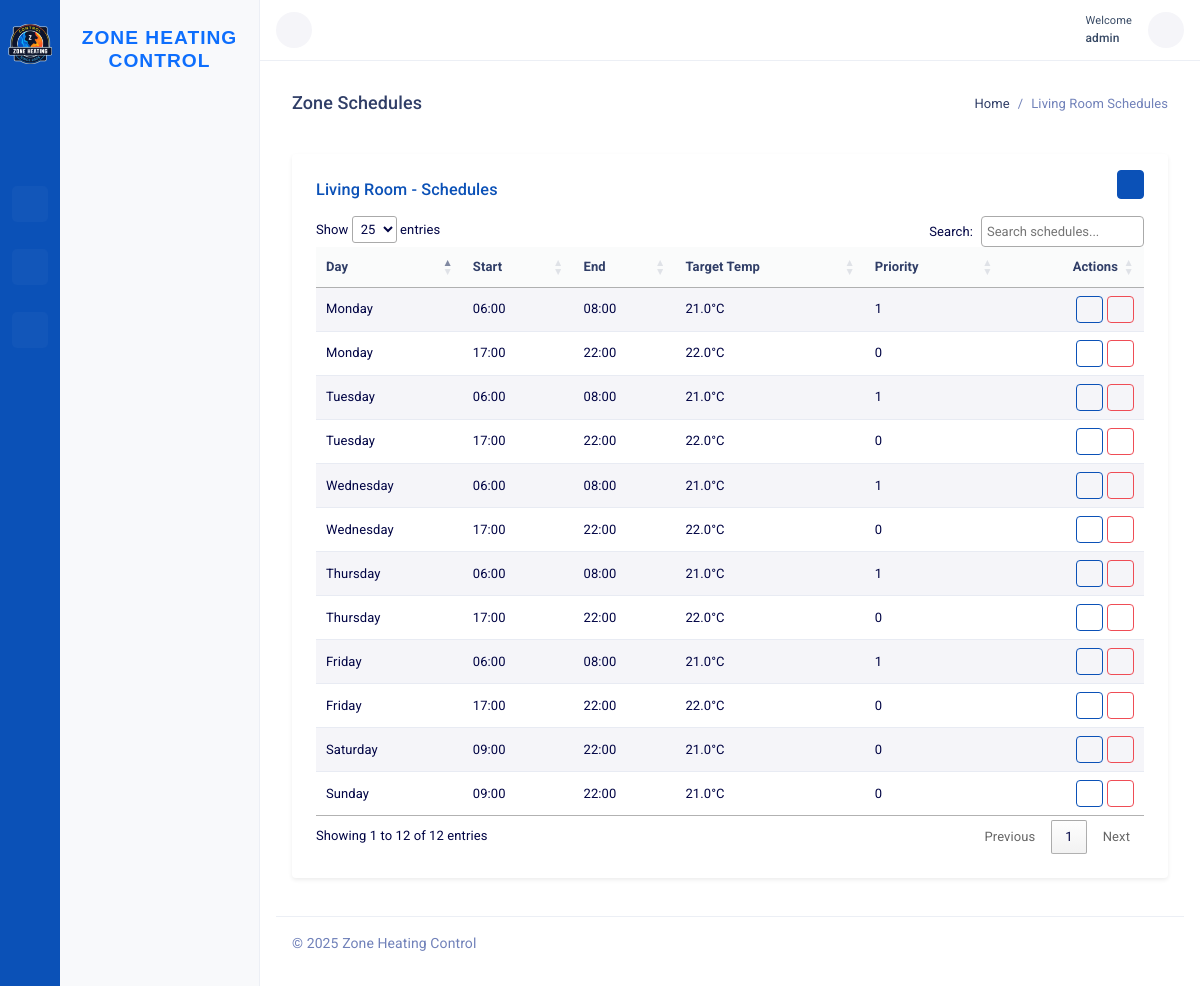
The app's page /zones/1/schedules/ (signed in) with its own data.
### controller/models.py (models this page shows, shortened)
class Zone(models.Model):
    name = models.CharField(max_length=100)
    pin = models.PositiveIntegerField(unique=True, null=True, blank=True)
    current_temperature = models.FloatField(default=20.0)

class Schedule(models.Model):
    zone = models.ForeignKey(Zone, on_delete=models.CASCADE)
    day_of_week = models.IntegerField(
        choices=[
            (0, "Monday"),
            (1, "Tuesday"),
            (2, "Wednesday"),
            (3, "Thursday"),
            (4, "Friday"),
            (5, "Saturday"),
            (6, "Sunday"),
        ]
    )
    start_time = models.TimeField()
    end_time = models.TimeField()
    target_temperature = models.FloatField()
    priority = models.PositiveIntegerField(default=0)
    class Meta:
        ordering = ["priority", "start_time"]
        unique_together = (
            "zone",
            "day_of_week",
            "start_time",
            "end_time",
        )

### controller/views.py (the view)
# urls.py: path('zones/<int:zone_id>/schedules/', ZoneScheduleListView.as_view(), name='zone_schedules'),
class ZoneScheduleListView(ListView):
    model = Schedule
    template_name = "controller/zone_schedules/zone_schedules_list.html"
    context_object_name = "schedules"
    def get_queryset(self):
        zone_id = self.kwargs['zone_id']
        return Schedule.objects.filter(zone_id=zone_id).order_by('day_of_week', 'start_time')
    def get_context_data(self, **kwargs):
        context = super().get_context_data(**kwargs)
        zone_id = self.kwargs['zone_id']
        zone = Zone.objects.get(id=zone_id)
        system_settings = SystemSettings.objects.first()
        context.update({
            "zone": zone,
            "eco_temperature": system_settings.eco_temperature if system_settings else 20,
            "form": ScheduleForm(),
            "page_title": "Zone Schedules",
            "breadcrumbs": [
                {"name": "Home", "url": "/", "active": False},
                {"name": f"{zone.name} Schedules", "url": None, "active": True},
            ]
        })
        return context

### core/context_processors.py (called while the page is built, shortened)
def sidebar_tabs(request):
    if not request.user.is_authenticated:
        return {"SIDEBAR_TABS": []}
    tabs = []
    resolver_match = getattr(request, "resolver_match", None)
    current_url_name = resolver_match.url_name if resolver_match else None
    for tab in SIDEBAR_TABS:
        tab_copy = tab.copy()
        tab_copy["is_active"] = False
        links_copy = []
        for link in tab_copy.get("links", []):
            link_copy = link.copy()
            link_copy["is_active"] = False
            if link.get("url_name") == current_url_name:
                link_copy["is_active"] = True
                tab_copy["is_active"] = True
            children_copy = []
            links_copy.append(link_copy)
        tab_copy["links"] = links_copy
        tabs.append(tab_copy)
    return {"SIDEBAR_TABS": tabs}

### controller/templates/controller/zone_schedules/zone_schedules_list.html (shortened to what this page needs)
{% extends 'controller/base_controller.html' %}
{% load static %}
{% block content_dashboard %}
<div class="container-fluid py-4">
    <div class="card shadow-sm border-0">
        <div
            class="card-header bg-transparent border-0 pt-3 pb-2 px-4 d-inline-flex justify-content-between align-items-center">
            <h5 class="fw-semibold mb-0 text-primary">
                {{ zone.name }} - Schedules
            </h5>
            <a href="{% url 'controller:schedule_create' %}?zone={{ zone.id }}"
                class="btn btn-primary btn-sm d-flex align-items-center p-2">
                <i class="ti ti-plus"></i>
            </a>
        </div>
        <div class="card-body pt-2 px-4 pb-4">
            <div class="table-responsive">
                <table class="table table-hover table-striped align-middle mb-0">
                    <thead class="table-light">
                        <tr>
                            <th>Day</th>
                            <th>Start</th>
                            <th>End</th>
                            <th>Target Temp</th>
                            <th>Priority</th>
                            <th class="text-end">Actions</th>
                        </tr>
                    </thead>
                    <tbody>
                        {% for sched in schedules %}
                        <tr>
                            <td data-order="{{ sched.day_of_week }}">{{ sched.get_day_of_week_display }}</td>
                            <td>{{ sched.start_time|time:"H:i" }}</td>
                            <td>{{ sched.end_time|time:"H:i" }}</td>
                            <td>{{ sched.target_temperature }}°C</td>
                            <td>{{ sched.priority }}</td>
                            <td class="text-end">
                                <div class="d-inline-flex align-items-center gap-1">
                                    <a href="{% url 'controller:schedule_update' sched.id %}?zone={{ zone.id }}"
                                        class="btn btn-sm btn-outline-primary">
                                        <i class="ti ti-edit"></i>
                                    </a>
                                    <button type="button" class="btn btn-sm btn-outline-danger" data-bs-toggle="modal"
                                        data-bs-target="#deleteModal" data-schedule-id="{{ sched.id }}"
                                        data-schedule-zone="{{ sched.zone.name }}"
                                        data-schedule-day="{{ sched.get_day_of_week_display }}"
                                        data-schedule-start="{{ sched.start_time|time:'H:i' }}"
                                        data-schedule-end="{{ sched.end_time|time:'H:i' }}"
                                        data-schedule-temp="{{ sched.target_temperature }}">
                                        <i class="ti ti-trash"></i>
                                    </button>
                                </div>
                            </td>
                        </tr>
                        {% empty %}
                        <tr>
                            <td colspan="6" class="text-center py-4 text-muted">No schedules yet.</td>
                        </tr>
                        {% endfor %}
                    </tbody>
                </table>
            </div>
        </div>
    </div>
</div>
{% endblock %}

### core/templates/includes/topbar.html (shortened to what this page needs)
{% load static %}
{% load i18n %}
<div class="topbar">
    <nav class="navbar-custom" id="navbar-custom">
        <ul class="list-unstyled topbar-nav float-end mb-0">
            {% if request.user.is_authenticated %}
            <li class="dropdown">
                <a class="nav-link dropdown-toggle nav-user" data-bs-toggle="dropdown" href="#" role="button"
                    aria-haspopup="false" aria-expanded="false">
                    <div class="d-flex align-items-center">
                        <div>
                            <small class="d-block font-11">{% trans 'Welcome' %}</small>
                            <span class="d-block fw-semibold font-12">
                                {{ request.user.get_full_name|default:request.user.username }}
                                <i class="mdi mdi-chevron-down"></i>
                            </span>
                        </div>
                    </div>
                </a>
            </li>
            <li class="dropdown">
                <a class="nav-link arrow-none nav-icon"
                href="{% url 'core:settings' %}"
                role="button"
                aria-label="Settings">
                    <i class="ti ti-settings"></i>
                </a>
            </li>
            {% endif %}
        </ul>
        <ul class="list-unstyled topbar-nav mb-0">
            <li>
                <button class="nav-link button-menu-mobile nav-icon" id="togglemenu">
                    <i class="ti ti-menu-2"></i>
                </button>
            </li>
        </ul>
    </nav>
</div>

### records on screen
Zone: name "Living Room"
Schedule: day_of_week "Monday", start_time "06:00", end_time "08:00", target_temperature "21.0", priority "1"
Schedule: day_of_week "Monday", start_time "17:00", end_time "22:00", target_temperature "22.0", priority "0"
Schedule: day_of_week "Tuesday", start_time "06:00", end_time "08:00", target_temperature "21.0", priority "1"
Schedule: day_of_week "Tuesday", start_time "17:00", end_time "22:00", target_temperature "22.0", priority "0"
Schedule: day_of_week "Wednesday", start_time "06:00", end_time "08:00", target_temperature "21.0", priority "1"
Schedule: day_of_week "Wednesday", start_time "17:00", end_time "22:00", target_temperature "22.0", priority "0"
Schedule: day_of_week "Thursday", start_time "06:00", end_time "08:00", target_temperature "21.0", priority "1"
Schedule: day_of_week "Thursday", start_time "17:00", end_time "22:00", target_temperature "22.0", priority "0"
Schedule: day_of_week "Friday", start_time "06:00", end_time "08:00", target_temperature "21.0", priority "1"
Schedule: day_of_week "Friday", start_time "17:00", end_time "22:00", target_temperature "22.0", priority "0"
Schedule: day_of_week "Saturday", start_time "09:00", end_time "22:00", target_temperature "21.0", priority "0"
Schedule: day_of_week "Sunday", start_time "09:00", end_time "22:00", target_temperature "21.0", priority "0"

### other values on screen
{{ request.user.get_full_name|default:request.user.username }} "admin"
{{ crumb.name }} "Home"
{{ crumb.name }} "Living Room Schedules"
{{ page_title }} "Zone Schedules"
